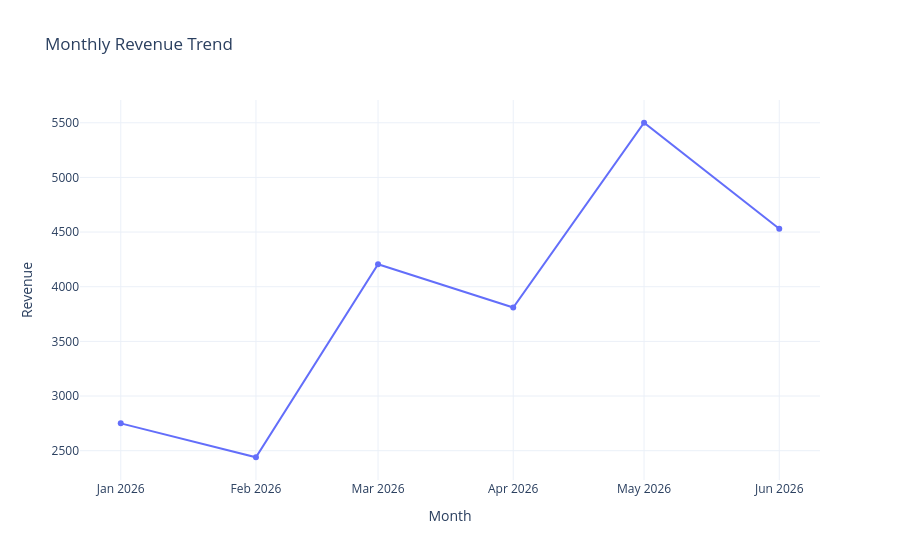

The cell this chart's notebook holds for it:
### Code cell
fig = px.line(
    monthly_revenue,
    x="Date",
    y="Revenue",
    markers=True,
    title="Monthly Revenue Trend"
)

fig.update_layout(
    xaxis_title="Month",
    yaxis_title="Revenue",
    template="plotly_white"
)

fig.show()

### Figure 1 — Plotly figure (JSON) as saved in the notebook; plotly's stock layout.template omitted (floating-point values rounded to 4 significant figures)
{"data": [{"hovertemplate": "Date=%{x}<br>Revenue=%{y}<extra></extra>", "legendgroup": "", "line": {"color": "#636efa", "dash": "solid"}, "marker": {"symbol": "circle"}, "mode": "lines+markers", "name": "", "orientation": "v", "showlegend": false, "type": "scatter", "x": ["2026-01", "2026-02", "2026-03", "2026-04", "2026-05", "2026-06"], "xaxis": "x", "y": [2750, 2440, 4205, 3810, 5500, 4530], "yaxis": "y"}], "layout": {"legend": {"tracegroupgap": 0}, "title": {"text": "Monthly Revenue Trend"}, "xaxis": {"anchor": "y", "domain": [0, 1], "title": {"text": "Month"}}, "yaxis": {"anchor": "x", "domain": [0, 1], "title": {"text": "Revenue"}}}}
